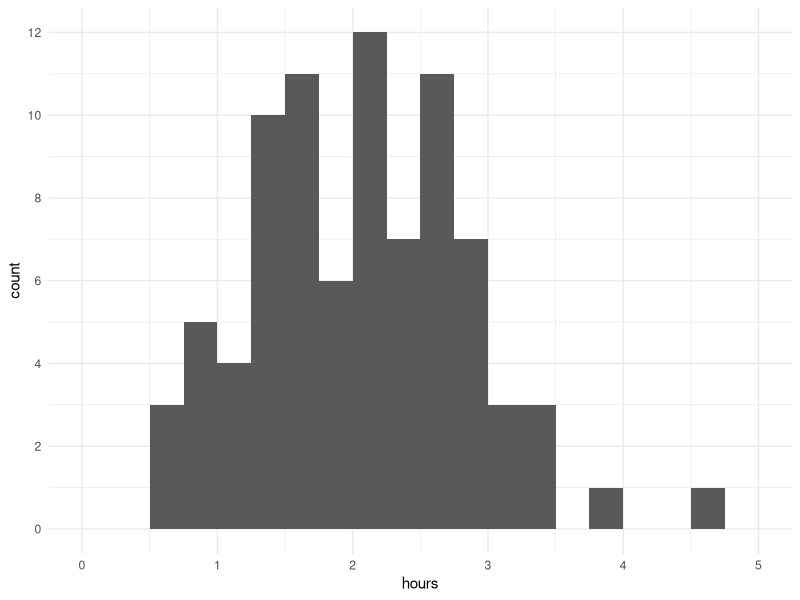
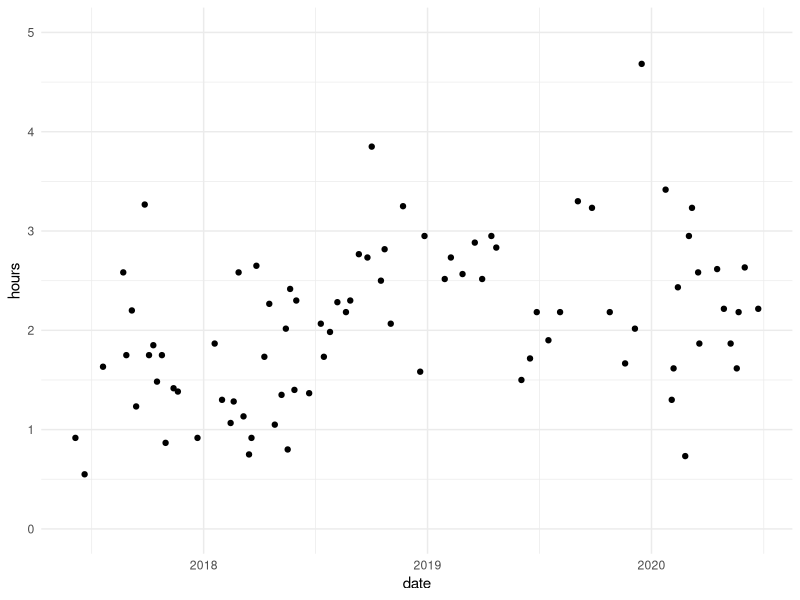
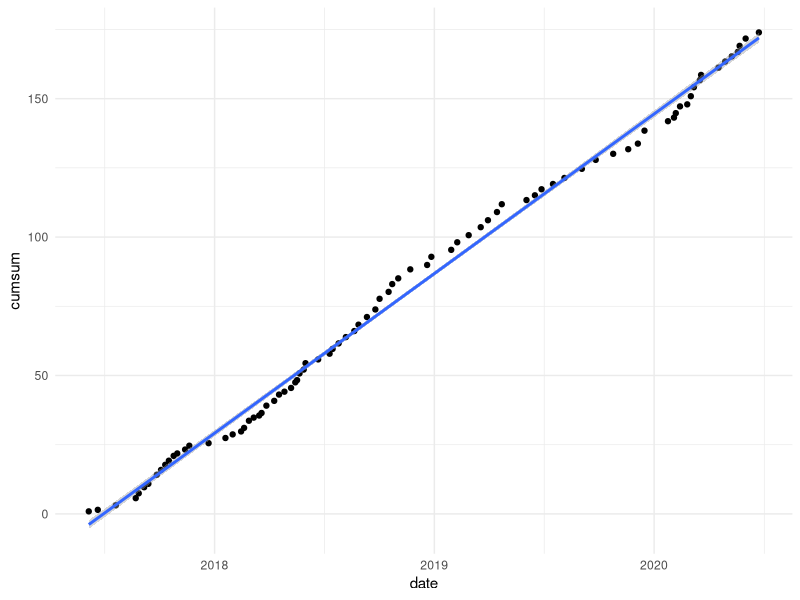

Write the R code that produced these figures, in order.
# code for basic analysis of 80000 hours podcast data

library(tidyverse)
library(lubridate)

dat <- read_csv("episodes.csv")

dat <- dat[order(dat$date),]
dat <- mutate(dat, cumsum = cumsum(hours))

### graphs
ggplot(dat, aes(x=hours)) + geom_histogram(binwidth=0.25, center = 0.125) +
    coord_cartesian(xlim=c(0,5)) + scale_y_continuous(breaks=c(0,2,4,6,8,10,12)) +
    theme_minimal()

ggplot(dat, aes(x=date, y=hours)) + geom_point() + 
    coord_cartesian(ylim=c(0,5)) + theme_minimal()

# cumulative frequency graph
ggplot(dat, aes(x=date, y=cumsum)) + geom_point() +
    geom_smooth(method = 'lm', formula = y ~ x) + theme_minimal()

# yearly
max(dat$cumsum)/3

reg <- lm(cumsum ~ date, dat)
reg$coefficients[2] * 365

# 2020
max(dat$cumsum) - dat$cumsum[67]

reg20 <- lm(cumsum ~ date, dat[dat$date > as.Date('2020-01-01'),])
reg20$coefficients[2] * 365

(summary(reg20)$coefficients[2,1] + 2*summary(reg20)$coefficients[2,2]) * 365 # upper bound




